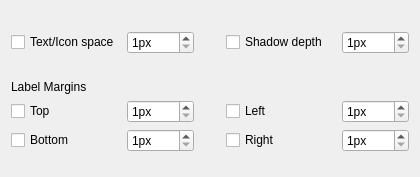
          <widget class="QWidget" name="tabWidgetPage4">
           <attribute name="icon">
            <iconset resource="ThemeBuilderUIBase.qrc">
             <normaloff>:/icon/pixmaps/plaintextedit.png</normaloff>:/icon/pixmaps/plaintextedit.png</iconset>
           </attribute>
           <attribute name="title">
            <string>Text/Icon</string>
           </attribute>
           <layout class="QGridLayout" name="gridLayout_21">
            <item row="0" column="0">
             <spacer name="verticalSpacer_18">
              <property name="orientation">
               <enum>Qt::Vertical</enum>
              </property>
              <property name="sizeType">
               <enum>QSizePolicy::Fixed</enum>
              </property>
              <property name="sizeHint" stdset="0">
               <size>
                <width>20</width>
                <height>20</height>
               </size>
              </property>
             </spacer>
            </item>
            <item row="1" column="0">
             <layout class="QGridLayout" name="gridLayout_20">
              <item row="4" column="0">
               <widget class="QCheckBox" name="checkBox_26">
                <property name="minimumSize">
                 <size>
                  <width>110</width>
                  <height>0</height>
                 </size>
                </property>
                <property name="text">
                 <string>Bottom</string>
                </property>
               </widget>
              </item>
              <item row="0" column="0">
               <widget class="QCheckBox" name="checkBox_30">
                <property name="minimumSize">
                 <size>
                  <width>110</width>
                  <height>0</height>
                 </size>
                </property>
                <property name="text">
                 <string>Text/Icon space</string>
                </property>
               </widget>
              </item>
              <item row="1" column="0" colspan="5">
               <spacer name="verticalSpacer_20">
                <property name="orientation">
                 <enum>Qt::Vertical</enum>
                </property>
                <property name="sizeType">
                 <enum>QSizePolicy::Fixed</enum>
                </property>
                <property name="sizeHint" stdset="0">
                 <size>
                  <width>20</width>
                  <height>20</height>
                 </size>
                </property>
               </spacer>
              </item>
              <item row="0" column="1">
               <widget class="QSpinBox" name="spinBox_22">
                <property name="suffix">
                 <string>px</string>
                </property>
                <property name="minimum">
                 <number>1</number>
                </property>
                <property name="maximum">
                 <number>9999</number>
                </property>
               </widget>
              </item>
              <item row="3" column="4">
               <widget class="QSpinBox" name="spinBox_19">
                <property name="suffix">
                 <string>px</string>
                </property>
                <property name="minimum">
                 <number>1</number>
                </property>
                <property name="maximum">
                 <number>9999</number>
                </property>
               </widget>
              </item>
              <item row="4" column="4">
               <widget class="QSpinBox" name="spinBox_21">
                <property name="suffix">
                 <string>px</string>
                </property>
                <property name="minimum">
                 <number>1</number>
                </property>
                <property name="maximum">
                 <number>9999</number>
                </property>
               </widget>
              </item>
              <item row="3" column="1">
               <widget class="QSpinBox" name="spinBox_18">
                <property name="suffix">
                 <string>px</string>
                </property>
                <property name="minimum">
                 <number>1</number>
                </property>
                <property name="maximum">
                 <number>9999</number>
                </property>
               </widget>
              </item>
              <item row="3" column="2" rowspan="2">
               <spacer name="horizontalSpacer_6">
                <property name="orientation">
                 <enum>Qt::Horizontal</enum>
                </property>
                <property name="sizeType">
                 <enum>QSizePolicy::Fixed</enum>
                </property>
                <property name="sizeHint" stdset="0">
                 <size>
                  <width>20</width>
                  <height>20</height>
                 </size>
                </property>
               </spacer>
              </item>
              <item row="3" column="0">
               <widget class="QCheckBox" name="checkBox_28">
                <property name="minimumSize">
                 <size>
                  <width>110</width>
                  <height>0</height>
                 </size>
                </property>
                <property name="text">
                 <string>Top</string>
                </property>
               </widget>
              </item>
              <item row="3" column="3">
               <widget class="QCheckBox" name="checkBox_25">
                <property name="minimumSize">
                 <size>
                  <width>110</width>
                  <height>0</height>
                 </size>
                </property>
                <property name="text">
                 <string>Left</string>
                </property>
               </widget>
              </item>
              <item row="4" column="1">
               <widget class="QSpinBox" name="spinBox_20">
                <property name="suffix">
                 <string>px</string>
                </property>
                <property name="minimum">
                 <number>1</number>
                </property>
                <property name="maximum">
                 <number>9999</number>
                </property>
               </widget>
              </item>
              <item row="4" column="3">
               <widget class="QCheckBox" name="checkBox_27">
                <property name="minimumSize">
                 <size>
                  <width>110</width>
                  <height>0</height>
                 </size>
                </property>
                <property name="text">
                 <string>Right</string>
                </property>
               </widget>
              </item>
              <item row="2" column="0">
               <widget class="QLabel" name="label_11">
                <property name="text">
                 <string>Label Margins</string>
                </property>
               </widget>
              </item>
              <item row="0" column="3">
               <widget class="QCheckBox" name="checkBox_31">
                <property name="minimumSize">
                 <size>
                  <width>110</width>
                  <height>0</height>
                 </size>
                </property>
                <property name="text">
                 <string>Shadow depth</string>
                </property>
               </widget>
              </item>
              <item row="0" column="4">
               <widget class="QSpinBox" name="spinBox_23">
                <property name="suffix">
                 <string>px</string>
                </property>
                <property name="minimum">
                 <number>1</number>
                </property>
                <property name="maximum">
                 <number>9999</number>
                </property>
               </widget>
              </item>
             </layout>
            </item>
            <item row="2" column="0">
             <spacer name="verticalSpacer_19">
              <property name="orientation">
               <enum>Qt::Vertical</enum>
              </property>
              <property name="sizeHint" stdset="0">
               <size>
                <width>20</width>
                <height>14</height>
               </size>
              </property>
             </spacer>
            </item>
           </layout>
          </widget>
